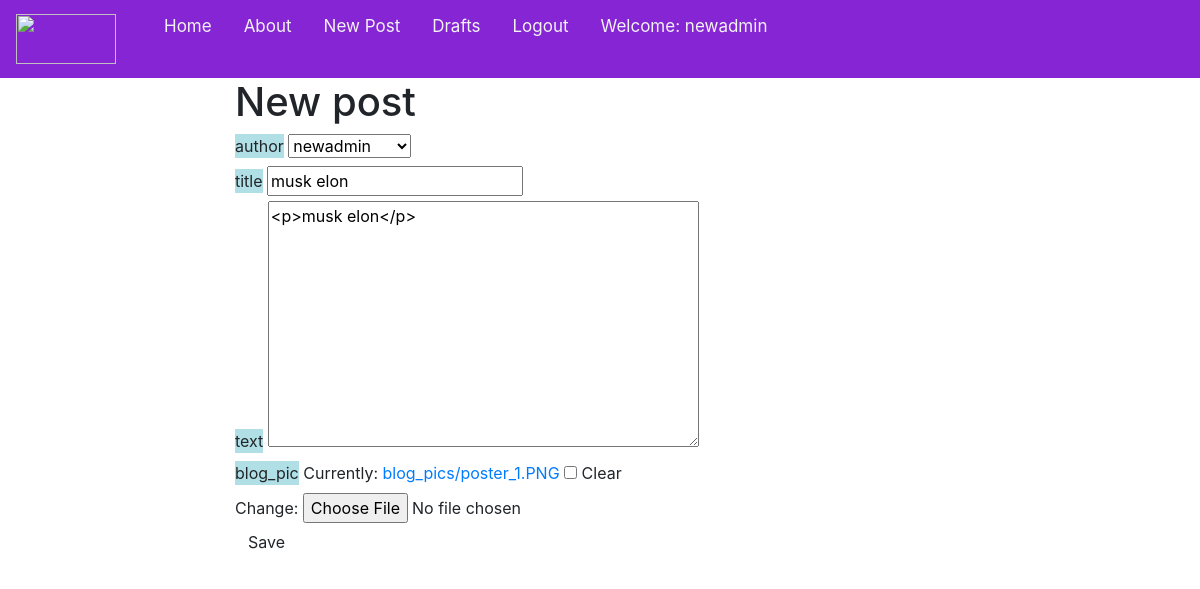
The app's page /post/18/edit/ (signed in), older data.
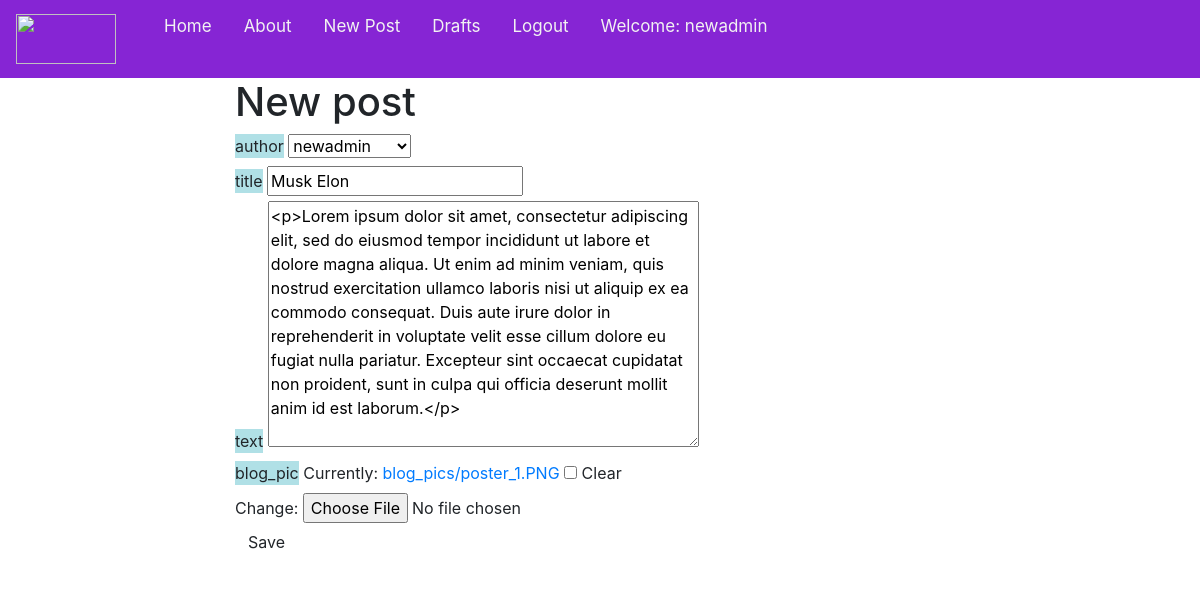
The same page, newer data.
### basic_app/models.py (models this page shows, shortened)
class Post(models.Model):
    author=models.ForeignKey('auth.User',on_delete=models.CASCADE)
    title=models.CharField(max_length=256)
    text=models.TextField()
    create_date=models.DateTimeField(default=timezone.now())
    published_date=models.DateTimeField(blank=True,null=True)
    blog_pic=models.ImageField(upload_to='blog_pics/',blank=True,default='blog_pics/django-logo-negative.png')

### basic_app/views.py (the view)
# urls.py: url(r'^post/(?P<pk>\d+)/edit/$',views.PostUpdateView.as_view(),name='post_edit'),
class PostUpdateView(LoginRequiredMixin,UpdateView):
    login_url='/login/'
    redirect_field_name='basic_app/post_detail.html'
    form_class=PostForm
    model=Post

### basic_app/forms.py
class PostForm(forms.ModelForm):
    class Meta:
        model = Post
        fields = ('author','title', 'text','blog_pic')
        widgets = {
            'title': forms.TextInput(attrs={'class': 'textinputclass'}),
            'text': forms.Textarea(attrs={'class': 'editable medium-editor-textarea postcontent'}),
        }

### basic_app/templates/basic_app/post_form.html (shortened to what this page needs)
{% extends 'basic_app/base.html' %}
{% block content %}
    <h1>New post</h1>
    <form method="POST" class="post-form" enctype="multipart/form-data">
    {% for field in form %}
      <div class="field">
        <label for="{{ field.id_for_label }}" class="label" style="background-color: powderblue;">{{ field.html_name }}</label>
        {{ field }}
      </div>
    {% endfor %}
    <button type="submit" class="save btn btn-default">Save</button>
    </form>
{% endblock %}

Row changes from the older to the newer data that the page shows:
changed Post "newadmin": title "musk elon" → "Musk Elon"; text "<p>musk elon</p>" → "<p>Lorem ipsum dolor sit amet, consectetur adipiscing elit, sed do eiusmod tempor incididunt ut labore et dolore magna aliqua. Ut enim ad minim veniam, quis nostrud exercitation ullamco laboris nisi ut aliquip ex ea commodo consequat. Duis aute irure dolor in reprehenderit in voluptate velit esse cillum dolore eu fugiat nulla pariatur. Excepteur sint occaecat cupidatat non proident, sunt in culpa qui officia deserunt mollit anim id est laborum.</p>"
